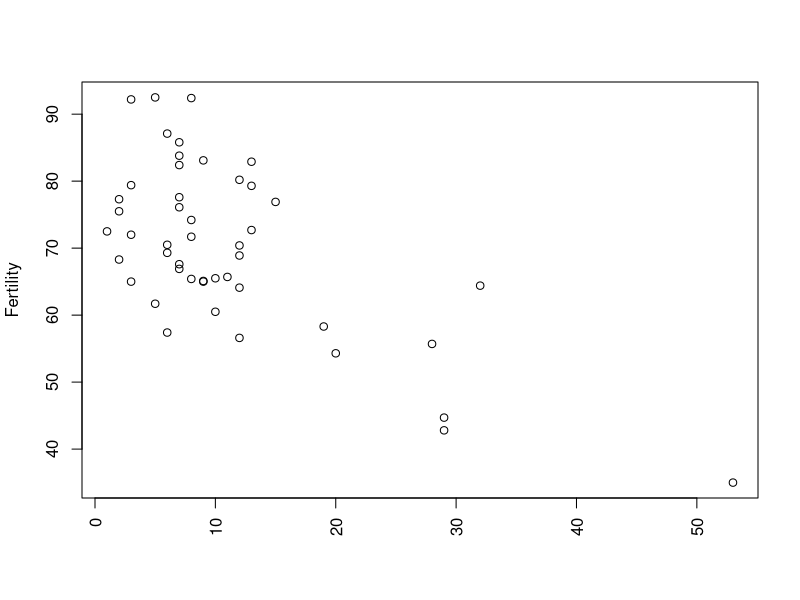
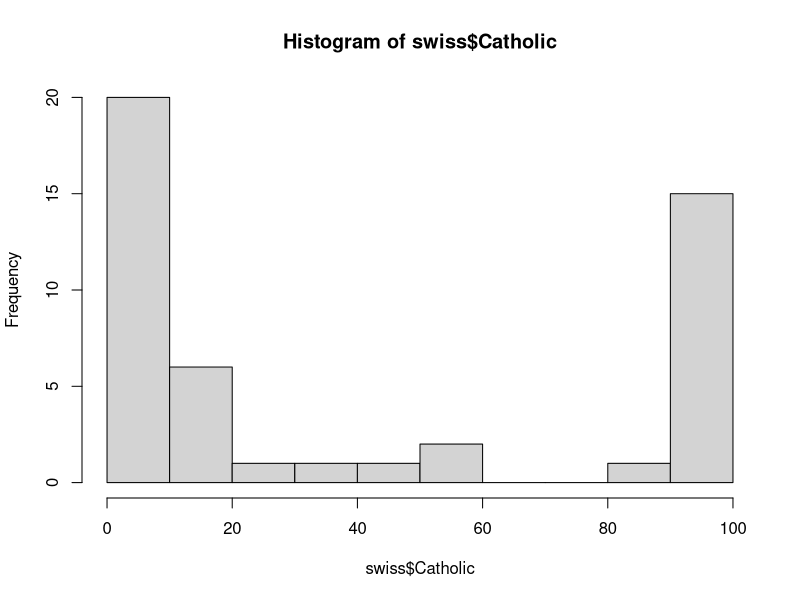

The R script that drew these images, in order:
a <- 2
b <- 2.0
c <- "10j"
d <- "2 Cool for School"
e <- "True"

list(a, b, c, d ,e)

B <- "I like pie more than cake"

substr(B, 1, 6)
substr(B, 8, 15)
substr(B, 17, 25)
paste(substring(B, 1, 6), substring(B, 12, 15), substring(B, 22, 25))

Multiples <- function(x) {
  if (x %% 15 == 0) {
    output = "foobar"
  } else if (x %% 5 == 0) {
    output = "bar"
  } else if (x %% 3 == 0) {
    output = "foo"
  } else {
    output = "not a multiple of 3, 5, or 15"
  }
  return(output)
}

Multiples(35)


data(swiss)

summary(swiss)

rownames(swiss)[which.max(swiss$Agriculture)]

cor(swiss)

plot(Fertility ~ Education, swiss, xlab="", las=3)

hist(swiss$Catholic)
